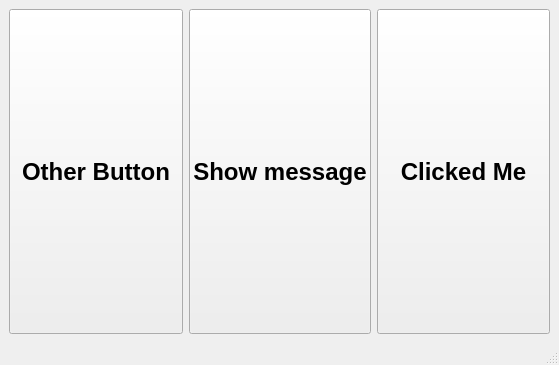
<?xml version="1.0" encoding="UTF-8"?>
<ui version="4.0">
 <class>MainWindow</class>
 <widget class="QMainWindow" name="MainWindow">
  <property name="geometry">
   <rect>
    <x>0</x>
    <y>0</y>
    <width>559</width>
    <height>365</height>
   </rect>
  </property>
  <property name="sizePolicy">
   <sizepolicy hsizetype="Maximum" vsizetype="Maximum">
    <horstretch>0</horstretch>
    <verstretch>0</verstretch>
   </sizepolicy>
  </property>
  <property name="windowTitle">
   <string>MainWindow</string>
  </property>
  <widget class="QWidget" name="centralwidget">
   <layout class="QHBoxLayout" name="horizontalLayout">
    <item>
     <widget class="QPushButton" name="pushButton">
      <property name="sizePolicy">
       <sizepolicy hsizetype="Preferred" vsizetype="Preferred">
        <horstretch>0</horstretch>
        <verstretch>0</verstretch>
       </sizepolicy>
      </property>
      <property name="font">
       <font>
        <pointsize>18</pointsize>
        <bold>true</bold>
       </font>
      </property>
      <property name="text">
       <string>Other Button</string>
      </property>
     </widget>
    </item>
    <item>
     <widget class="QPushButton" name="b_show_message">
      <property name="sizePolicy">
       <sizepolicy hsizetype="Preferred" vsizetype="Preferred">
        <horstretch>0</horstretch>
        <verstretch>0</verstretch>
       </sizepolicy>
      </property>
      <property name="font">
       <font>
        <pointsize>18</pointsize>
        <bold>true</bold>
       </font>
      </property>
      <property name="text">
       <string>Show message</string>
      </property>
     </widget>
    </item>
    <item>
     <widget class="QPushButton" name="b_push">
      <property name="sizePolicy">
       <sizepolicy hsizetype="Preferred" vsizetype="Preferred">
        <horstretch>0</horstretch>
        <verstretch>0</verstretch>
       </sizepolicy>
      </property>
      <property name="font">
       <font>
        <pointsize>18</pointsize>
        <bold>true</bold>
       </font>
      </property>
      <property name="text">
       <string>Clicked Me</string>
      </property>
     </widget>
    </item>
   </layout>
  </widget>
  <widget class="QMenuBar" name="menubar">
   <property name="geometry">
    <rect>
     <x>0</x>
     <y>0</y>
     <width>559</width>
     <height>23</height>
    </rect>
   </property>
  </widget>
  <widget class="QStatusBar" name="statusbar"/>
 </widget>
 <resources/>
 <connections/>
</ui>
